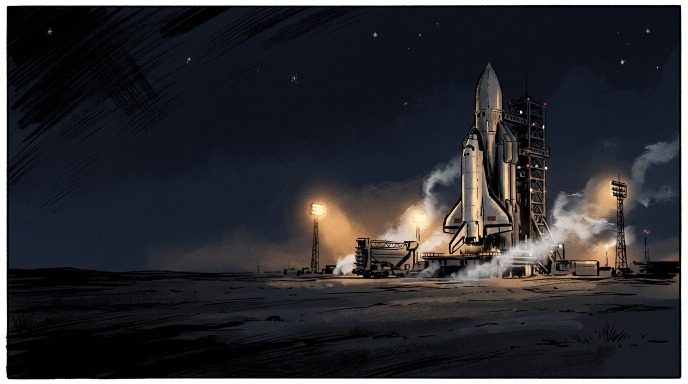
#> input picture art/intro/raw/p01.jpg, 1376 x 768 px (shown at 1/2 size); its folder holds only this picture in this run
$ python key_sprites.py
#> lines starting #> are read from the running program, lines starting #| are printed output that depends on the picture
#> in main, img is the input picture: PIL image 1376x768 RGB; mean R, G, B 44.4, 44.4, 48.5
"""Prepares game sprites drawn on flat green (art/sprites/raw, prompts in docs/art/ui-prompts.md
section 10): keys the green out with a soft edge, removes green spill, trims to the object and
scales to the in-game size. Fragment sheets are split into one PNG per piece. Chapter
backgrounds are only resized.

Output: assets/sprites/<name>.png (fragments: <name>_1.png ...), assets/sprites/<bg>.jpg

Usage: python3 tools/art/key_sprites.py
"""
import glob
import os

import numpy as np
from PIL import Image
from scipy import ndimage as nd

ROOT = os.path.dirname(os.path.dirname(os.path.dirname(os.path.abspath(__file__))))
SRC = os.path.join(ROOT, "art", "sprites", "raw")
DST = os.path.join(ROOT, "assets", "sprites")

# Longest side in pixels, by name prefix (first match wins).
SIZES = [
    ("sprite_boss", 512), ("sprite_buran", 256), ("sprite_crew", 128), ("sprite_rock", 192),
    ("sprite_fragments", 64), ("sprite_corrosive", 256), ("sprite_electric", 256), ("sprite_radiation", 256),
    ("sprite_magnetic", 256), ("sprite_crate", 160), ("sprite_storage", 160), ("sprite_fuel", 140),
    ("sprite_rocket", 96), ("sprite_shelter", 256), ("sprite_beacon", 160), ("icon_", 128), ("mark_", 128),
    ("badge_", 128),
]


def size_for(name):
    for prefix, px in SIZES:
        if name.startswith(prefix):
            return px
    return 192


def key(img):
    a = np.asarray(img.convert("RGB")).astype(float)
    r, g, b = a[..., 0], a[..., 1], a[..., 2]
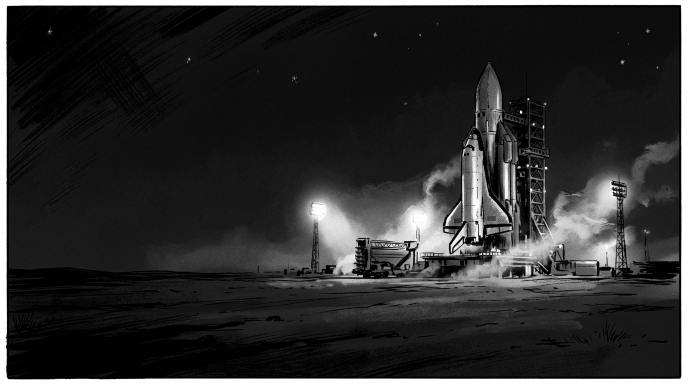
#> r: shape (768, 1376) float64 (shown at 1/2 size); min 0, max 255, mean 44.4
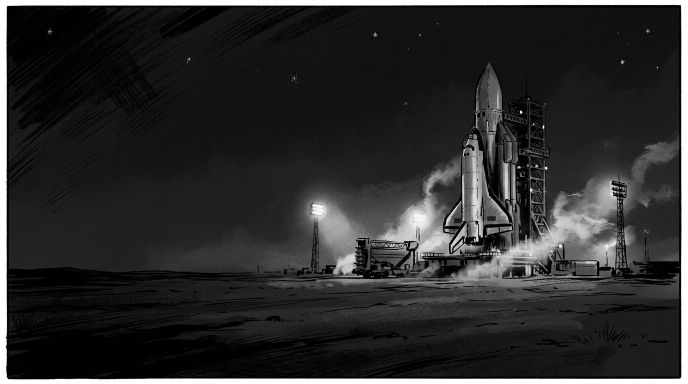
#> g: shape (768, 1376) float64 (shown at 1/2 size); min 0, max 255, mean 44.4
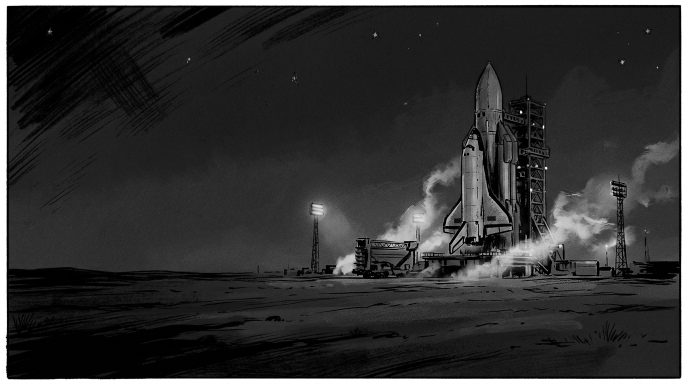
#> b: shape (768, 1376) float64 (shown at 1/2 size); min 0, max 255, mean 48.5
    spill = g - np.maximum(r, b)
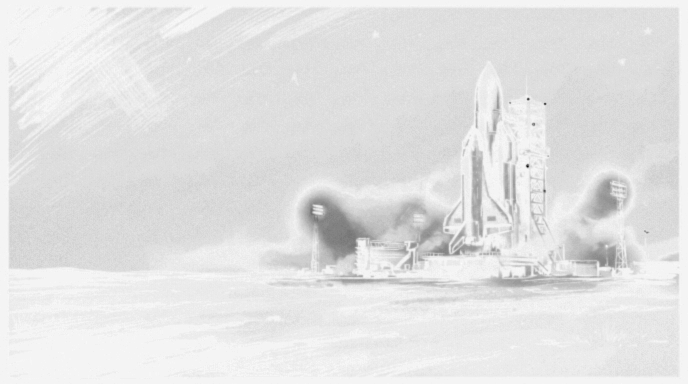
#> spill: shape (768, 1376) float64 (shown at 1/2 size); min -119, max 5, mean -8.71; drawn with min black and max white
    fg = spill < 60
#> fg: shape (768, 1376) bool; every value is 1
    # Drop the white comic frame some images come with: anything touching the border.
    lab, n = nd.label(fg)
#> lab: shape (768, 1376) int32; every value is 1
#> n = 1
    h, w = fg.shape
#> h = 768; w = 1376
    keep = np.zeros_like(fg)
    for i, sl in enumerate(nd.find_objects(lab), 1):
        if sl is None or sl[0].start == 0 or sl[1].start == 0 or sl[0].stop == h or sl[1].stop == w:
            continue
        keep |= lab == i
#> this loop made 1 pass
#> i on pass 1: 1
#> keep: shape (768, 1376) bool; every value is 0
    soft = np.clip((90 - spill) / 60.0, 0, 1)
#> soft: shape (768, 1376) float64; every value is 1
    edge = nd.binary_dilation(keep, iterations=2) & ~nd.binary_erosion(keep, iterations=2)
    alpha = nd.gaussian_filter(np.where(edge, soft, keep.astype(float)), 0.6)
#> alpha: shape (768, 1376) float64; every value is 0
    g2 = np.minimum(g, np.maximum(r, b) + 6)
    rgba = np.dstack([r, g2, b, alpha * 255]).clip(0, 255).astype(np.uint8)
    return rgba, keep


def save(rgba, mask, name, px):
#> called with name = 'p01', px = 192
    ys, xs = np.nonzero(mask)
#> ys = empty array; xs = empty array
    if len(xs) == 0:
        print("EMPTY", name)
        return
    crop = Image.fromarray(rgba[max(0, ys.min() - 3):ys.max() + 4, max(0, xs.min() - 3):xs.max() + 4], "RGBA")
    k = px / max(crop.size)
    crop = crop.resize((max(1, round(crop.width * k)), max(1, round(crop.height * k))), Image.LANCZOS)
    out = os.path.join(DST, name + ".png")
    crop.save(out, optimize=True)
    print(name, crop.size)


def main():
    os.makedirs(DST, exist_ok=True)
    for f in sorted(glob.glob(os.path.join(SRC, "*.*"))):
        name = os.path.splitext(os.path.basename(f))[0]
        img = Image.open(f)
        if name.startswith("bg_"):
            im = img.convert("RGB")
            im = im.resize((1920, round(im.height * 1920 / im.width)), Image.LANCZOS)
            im.save(os.path.join(DST, name + ".jpg"), "JPEG", quality=85, optimize=True)
            print(name, im.size)
            continue
        rgba, keep = key(img)
        px = size_for(name)
        if name == "sprite_sheet_ship_crew":
            # Top row: the ship level, 20, 40, 60 degrees (one scale). Bottom row: the five crew.
            lab, n = nd.label(keep)
            sizes = nd.sum(keep, lab, range(1, n + 1))
            big = [i + 1 for i, s_ in enumerate(sizes) if s_ > 3000]
            h = keep.shape[0]
            cy = {i: nd.center_of_mass(keep, lab, i) for i in big}
            top = sorted([i for i in big if cy[i][0] < h * 0.45], key=lambda i: cy[i][1])[:4]
            bottom = sorted([i for i in big if cy[i][0] >= h * 0.45], key=lambda i: cy[i][1])[:5]

            def cut(i, nm, k):
                m = lab == i
                ys, xs = np.nonzero(m)
                crop = Image.fromarray(np.where(m[..., None], rgba, 0).astype(np.uint8)[
                    max(0, ys.min() - 3):ys.max() + 4, max(0, xs.min() - 3):xs.max() + 4], "RGBA")
                crop = crop.resize((max(1, round(crop.width * k)), max(1, round(crop.height * k))), Image.LANCZOS)
                crop.save(os.path.join(DST, nm + ".png"), optimize=True)
                print(nm, crop.size)

            ys, xs = np.nonzero(lab == top[0])
            k = 256 / (xs.max() - xs.min() + 7)
            for nm, i in zip(["sprite_buran", "sprite_buran_roll20", "sprite_buran_roll40", "sprite_buran_roll60"], top):
                cut(i, nm, k)
            hmax = max(np.ptp(np.nonzero(lab == i)[0]) for i in bottom)
            k = 192 / (hmax + 7)
            for nm, i in zip(["sprite_crew_commander", "sprite_crew_medic", "sprite_crew_scientist",
                              "sprite_crew_mechanic", "sprite_crew_military"], bottom):
                cut(i, nm, k)
            continue
        if name == "sprite_buran_roll_sheet":
            # Four ships left to right: level, then rolled more and more. One scale for all four,
            # so the frames match in size.
            lab, n = nd.label(keep)
            sizes = nd.sum(keep, lab, range(1, n + 1))
            big = sorted([i + 1 for i, s_ in enumerate(sizes) if s_ > 2000],
                         key=lambda i: nd.center_of_mass(keep, lab, i)[1])[:4]
            names = ["sprite_buran", "sprite_buran_roll20", "sprite_buran_roll40", "sprite_buran_roll60"]
            ys, xs = np.nonzero(lab == big[0])
            k = 256 / (xs.max() - xs.min() + 7)
            for nm, i in zip(names, big):
                m = lab == i
                ys, xs = np.nonzero(m)
                crop = Image.fromarray(np.where(m[..., None], rgba, 0).astype(np.uint8)[
                    max(0, ys.min() - 3):ys.max() + 4, max(0, xs.min() - 3):xs.max() + 4], "RGBA")
                crop = crop.resize((max(1, round(crop.width * k)), max(1, round(crop.height * k))), Image.LANCZOS)
                crop.save(os.path.join(DST, nm + ".png"), optimize=True)
                print(nm, crop.size)
            continue
        if name.startswith("sprite_fragments"):
            lab, n = nd.label(keep)
            sizes = nd.sum(keep, lab, range(1, n + 1))
            pieces = [i + 1 for i, s in enumerate(sizes) if s > 200]
            for j, i in enumerate(pieces, 1):
                save(rgba, lab == i, f"{name}_{j}", px)
        else:
            save(rgba, keep, name, px)


if __name__ == "__main__":
    main()

$ run again, on art/intro/raw/p07.jpg
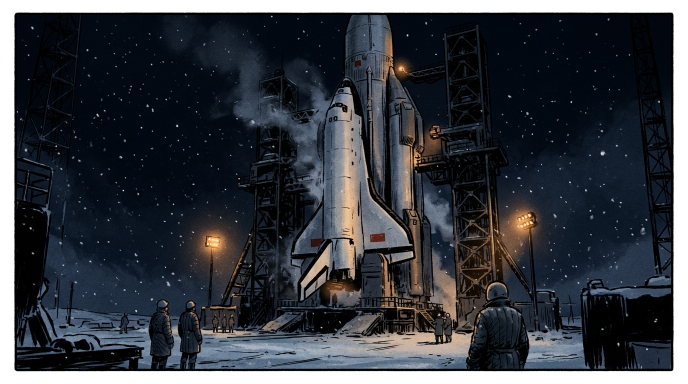
#> input picture art/intro/raw/p07.jpg, 1376 x 768 px (shown at 1/2 size)
#> in main, img is the input picture: PIL image 1376x768 RGB; mean R, G, B 55.9, 59.9, 66.7
#> in key, `r, g, b = a[..., 0], a[..., 1], a[..., 2]`:
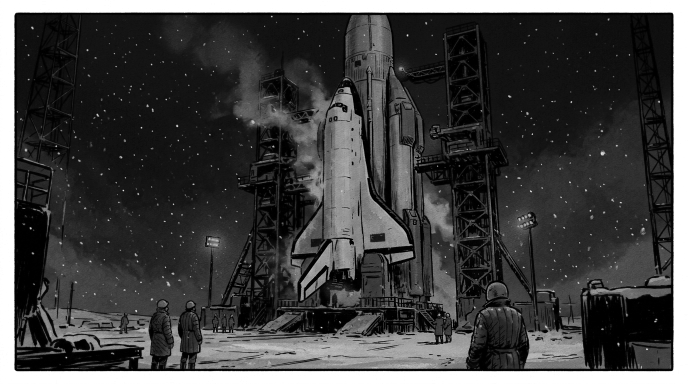
#> b: shape (768, 1376) float64 (shown at 1/2 size); min 0, max 255, mean 66.7
#> in key, `spill = g - np.maximum(r, b)`:
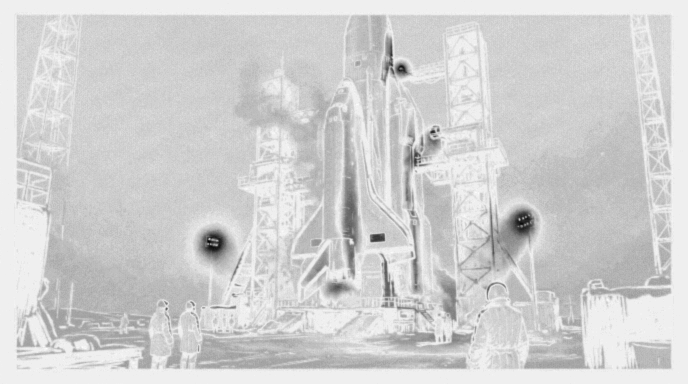
#> spill: shape (768, 1376) float64 (shown at 1/2 size); min -78, max 5, mean -9.77; drawn with min black and max white
#> fg: shape (768, 1376) bool; every value is 1
#> lab: shape (768, 1376) int32; every value is 1
#> n = 1
#> the loop in key, `for i, sl in enumerate(nd.find_objects(lab), 1):` made 1 pass
#> i on pass 1: 1
#> soft: shape (768, 1376) float64; every value is 1
#> alpha: shape (768, 1376) float64; every value is 0
#> ys = empty array

$ run again, on art/intro/raw/p02.jpg
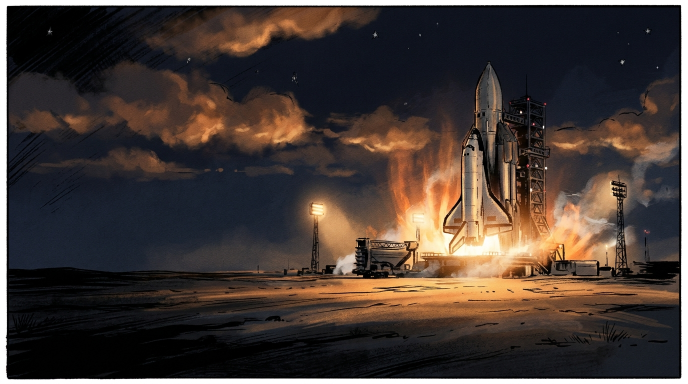
#> input picture art/intro/raw/p02.jpg, 1376 x 768 px (shown at 1/2 size)
#> in main, img is the input picture: PIL image 1376x768 RGB; mean R, G, B 69.1, 57.8, 52.6
#> in key, `spill = g - np.maximum(r, b)`:
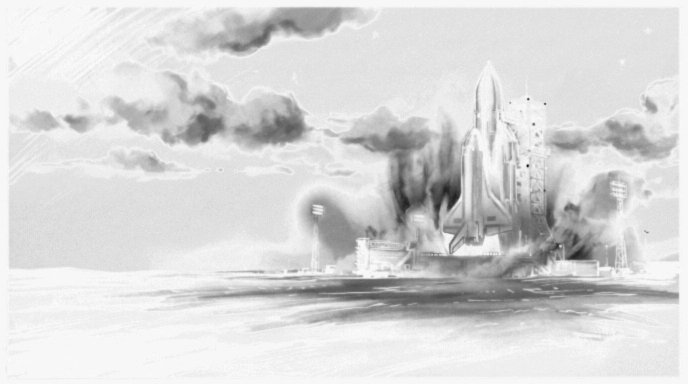
#> spill: shape (768, 1376) float64 (shown at 1/2 size); min -131, max 4, mean -16.58; drawn with min black and max white
#> fg: shape (768, 1376) bool; every value is 1
#> lab: shape (768, 1376) int32; every value is 1
#> n = 1
#> the loop in key, `for i, sl in enumerate(nd.find_objects(lab), 1):` made 1 pass
#> i on pass 1: 1
#> soft: shape (768, 1376) float64; every value is 1
#> alpha: shape (768, 1376) float64; every value is 0
#> ys = empty array
